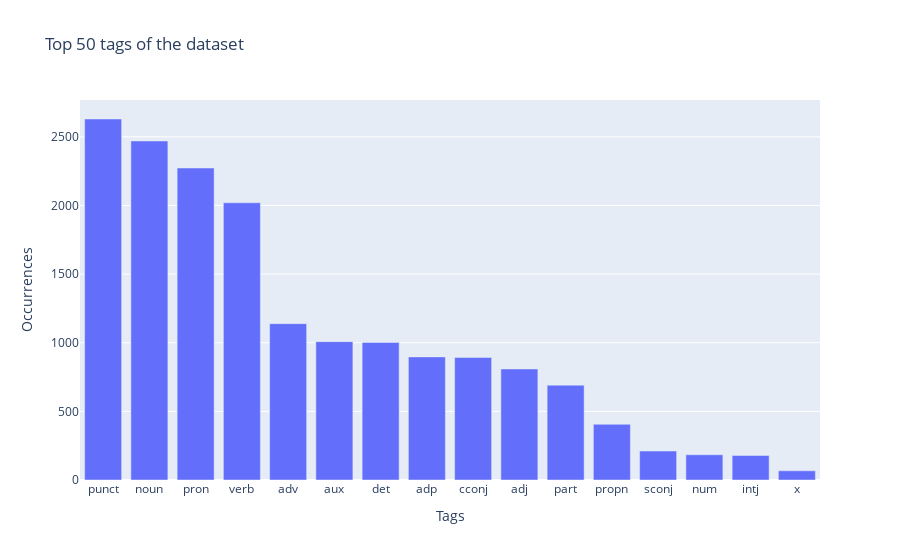

The notebook cell this image was saved under:
### Code cell
plot_frequency_of_("tags", train_tag_counts)

### Figure 1 — Plotly figure (JSON) as saved in the notebook; plotly's stock layout.template omitted (floating-point values rounded to 4 significant figures)
{"data": [{"alignmentgroup": "True", "hovertemplate": "x=%{x}<br>y=%{y}<extra></extra>", "legendgroup": "", "marker": {"color": "#636efa", "pattern": {"shape": ""}}, "name": "", "offsetgroup": "", "orientation": "v", "showlegend": false, "textposition": "auto", "type": "bar", "x": ["punct", "noun", "pron", "verb", "adv", "aux", "det", "adp", "cconj", "adj", "part", "propn", "sconj", "num", "intj", "x"], "xaxis": "x", "y": [2630, 2470, 2273, 2020, 1139, 1008, 1002, 897, 893, 809, 691, 406, 211, 184, 179, 67], "yaxis": "y"}], "layout": {"barmode": "relative", "legend": {"tracegroupgap": 0}, "title": {"text": "Top 50 tags of the dataset"}, "xaxis": {"anchor": "y", "domain": [0, 1], "title": {"text": "Tags"}}, "yaxis": {"anchor": "x", "domain": [0, 1], "title": {"text": "Occurrences"}}}}
